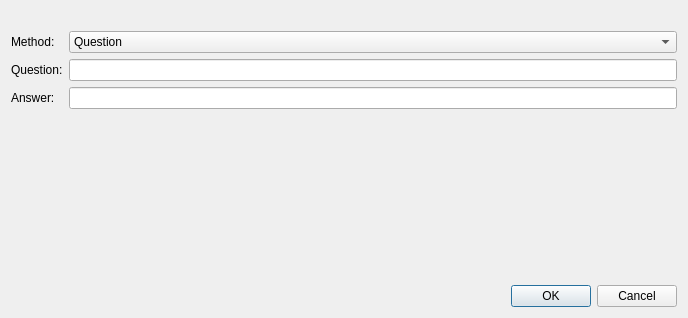
<?xml version="1.0" encoding="UTF-8"?>
<ui version="4.0">
 <class>InitiateAuthDialog</class>
 <widget class="QDialog" name="InitiateAuthDialog">
  <property name="geometry">
   <rect>
    <x>0</x>
    <y>0</y>
    <width>688</width>
    <height>318</height>
   </rect>
  </property>
  <property name="windowTitle">
   <string>Authentication request</string>
  </property>
  <layout class="QVBoxLayout" name="verticalLayout">
   <item>
    <widget class="QLabel" name="TextLabel_">
     <property name="text">
      <string/>
     </property>
    </widget>
   </item>
   <item>
    <layout class="QFormLayout" name="formLayout">
     <item row="0" column="0">
      <widget class="QLabel" name="label">
       <property name="text">
        <string>Method:</string>
       </property>
      </widget>
     </item>
     <item row="0" column="1">
      <widget class="QComboBox" name="MethodBox_">
       <item>
        <property name="text">
         <string>Question</string>
        </property>
       </item>
       <item>
        <property name="text">
         <string>Shared secret</string>
        </property>
       </item>
      </widget>
     </item>
     <item row="1" column="0">
      <widget class="QLabel" name="label_2">
       <property name="text">
        <string>Question:</string>
       </property>
      </widget>
     </item>
     <item row="1" column="1">
      <widget class="QLineEdit" name="Question_"/>
     </item>
     <item row="2" column="0">
      <widget class="QLabel" name="label_3">
       <property name="text">
        <string>Answer:</string>
       </property>
      </widget>
     </item>
     <item row="2" column="1">
      <widget class="QLineEdit" name="Answer_"/>
     </item>
    </layout>
   </item>
   <item>
    <spacer name="verticalSpacer">
     <property name="orientation">
      <enum>Qt::Vertical</enum>
     </property>
     <property name="sizeHint" stdset="0">
      <size>
       <width>20</width>
       <height>40</height>
      </size>
     </property>
    </spacer>
   </item>
   <item>
    <widget class="QDialogButtonBox" name="buttonBox">
     <property name="orientation">
      <enum>Qt::Horizontal</enum>
     </property>
     <property name="standardButtons">
      <set>QDialogButtonBox::Cancel|QDialogButtonBox::Ok</set>
     </property>
    </widget>
   </item>
  </layout>
 </widget>
 <resources/>
 <connections>
  <connection>
   <sender>buttonBox</sender>
   <signal>accepted()</signal>
   <receiver>InitiateAuthDialog</receiver>
   <slot>accept()</slot>
   <hints>
    <hint type="sourcelabel">
     <x>248</x>
     <y>254</y>
    </hint>
    <hint type="destinationlabel">
     <x>157</x>
     <y>274</y>
    </hint>
   </hints>
  </connection>
  <connection>
   <sender>buttonBox</sender>
   <signal>rejected()</signal>
   <receiver>InitiateAuthDialog</receiver>
   <slot>reject()</slot>
   <hints>
    <hint type="sourcelabel">
     <x>316</x>
     <y>260</y>
    </hint>
    <hint type="destinationlabel">
     <x>286</x>
     <y>274</y>
    </hint>
   </hints>
  </connection>
 </connections>
</ui>
